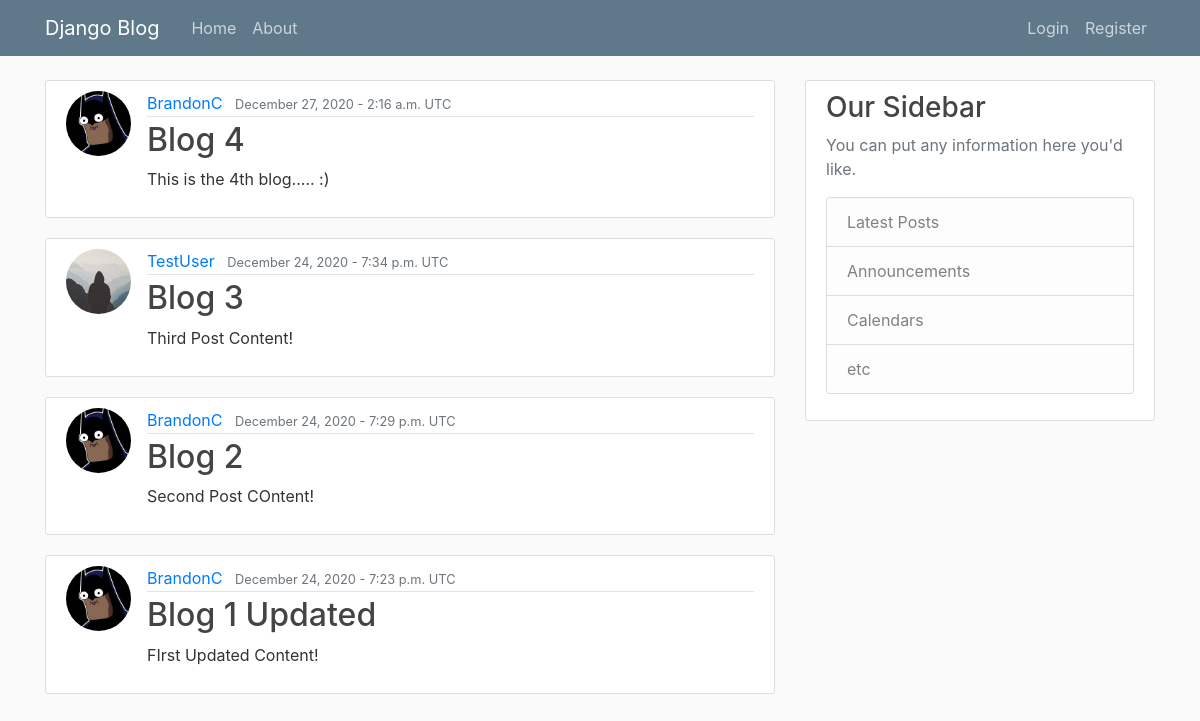
The app's page /, older data.
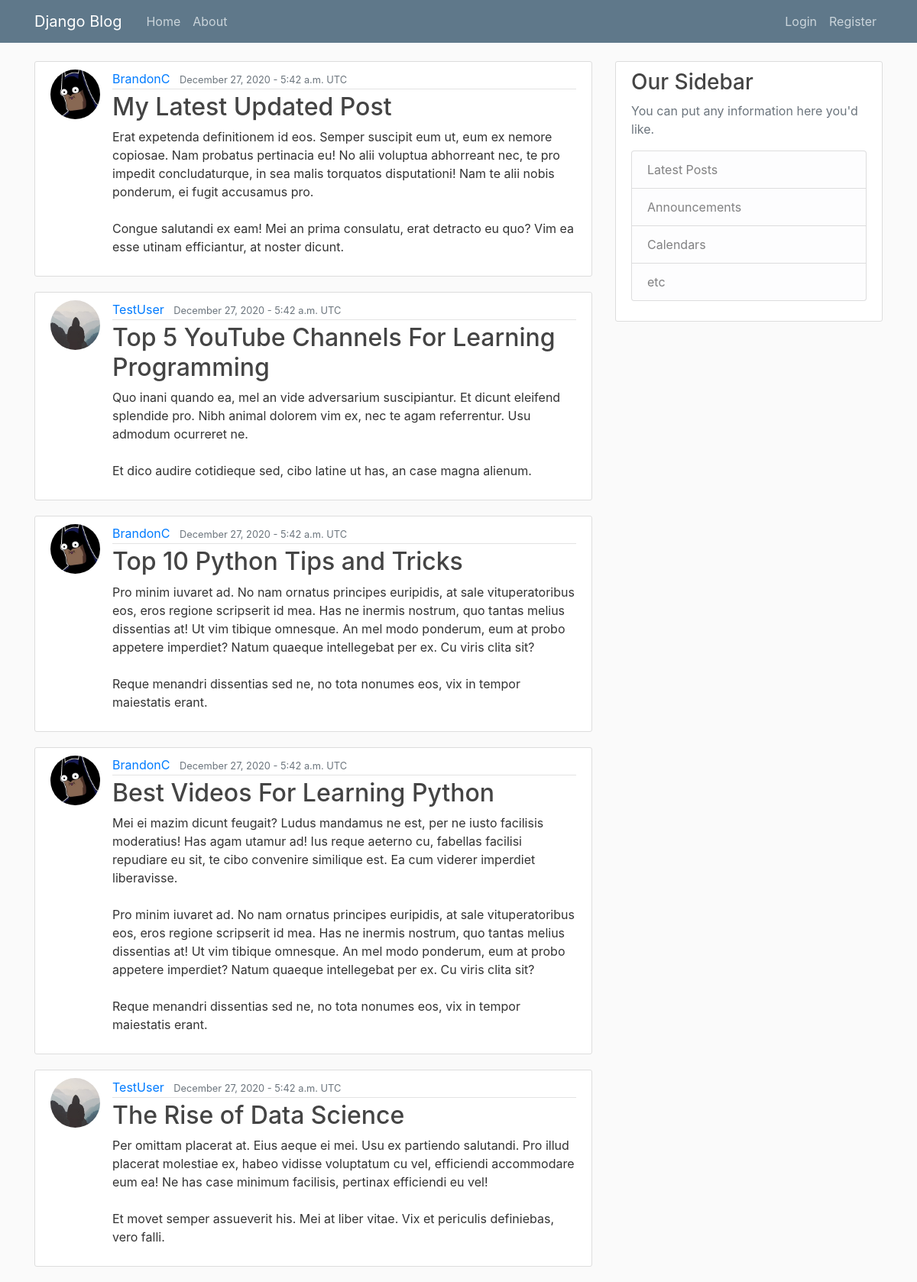
The same page, newer data.
### blog/models.py (models this page shows, shortened)
class Post(models.Model):
    title = models.CharField(max_length=100)
    content = models.TextField()
    date_posted = models.DateTimeField(default=timezone.now)
    author = models.ForeignKey(User, on_delete=models.CASCADE)

### users/models.py (models this page shows, shortened)
class Profile(models.Model):
    user = models.OneToOneField(User, on_delete=models.CASCADE)
    image = models.ImageField(default='default.jpg', upload_to='profile_pics')

### blog/views.py (the view)
# urls.py: path('', PostListView.as_view(), name='blog-home'),
class PostListView(ListView):
    model = Post
    template_name = 'blog/home.html' # <app>/<model>_<viewtype>.html
    context_object_name = 'posts'
    ordering = ['-date_posted']
    paginate_by = 5

### blog/templates/blog/home.html
{% extends "blog/base.html" %}
{% block content %}
    {% for post in posts %}
    <article class="media content-section">
      <img class="rounded-circle article-img" src="{{ post.author.profile.image.url }}">
      <div class="media-body">
        <div class="article-metadata">
          <a class="mr-2" href="#">{{ post.author }}</a>
          <small class="text-muted">{{ post.date_posted|date:"F d, Y - P T" }}</small>
        </div>
        <h2><a class="article-title" href="{% url 'post-detail' post.id %}">{{ post.title }}</a></h2>
        <p class="article-content">{{ post.content }}</p>
      </div>
    </article>
    {% endfor %}
{% endblock content %}

Row changes from the older to the newer data that the page shows:
no longer on this page (row unchanged): Post: author.profile.image (picture), author "BrandonC", date_posted "December 27, 2020 - 2:16 a.m. UTC", title "Blog 4", content "This is the 4th blog..... :)"
no longer on this page (row unchanged): Post: author.profile.image (placeholder picture), author "TestUser", date_posted "December 24, 2020 - 7:34 p.m. UTC", title "Blog 3", content "Third Post Content!"
no longer on this page (row unchanged): Post: author.profile.image (picture), author "BrandonC", date_posted "December 24, 2020 - 7:29 p.m. UTC", title "Blog 2", content "Second Post COntent!"
no longer on this page (row unchanged): Post: author.profile.image (picture), author "BrandonC", date_posted "December 24, 2020 - 7:23 p.m. UTC", title "Blog 1 Updated", content "FIrst Updated Content!"
added Post: author.profile.image (picture), author "BrandonC", date_posted "December 27, 2020 - 5:42 a.m. UTC", title "My Latest Updated Post", content "Erat expetenda definitionem id eos. Semper suscipit eum ut, eum ex nemore copiosae. Nam probatus pertinacia eu! No alii voluptua abhorreant nec, te pro impedit concludaturque, in sea malis torquatos disputationi! Nam te alii nobis ponderum, ei fugit accusamus pro. Congue salutandi ex eam! Mei an prima consulatu, erat detracto eu quo? Vim ea esse utinam efficiantur, at noster dicunt."
added Post: author.profile.image (placeholder picture), author "TestUser", date_posted "December 27, 2020 - 5:42 a.m. UTC", title "Top 5 YouTube Channels For Learning Programming", content "Quo inani quando ea, mel an vide adversarium suscipiantur. Et dicunt eleifend splendide pro. Nibh animal dolorem vim ex, nec te agam referrentur. Usu admodum ocurreret ne. Et dico audire cotidieque sed, cibo latine ut has, an case magna alienum."
added Post: author.profile.image (picture), author "BrandonC", date_posted "December 27, 2020 - 5:42 a.m. UTC", title "Top 10 Python Tips and Tricks", content "Pro minim iuvaret ad. No nam ornatus principes euripidis, at sale vituperatoribus eos, eros regione scripserit id mea. Has ne inermis nostrum, quo tantas melius dissentias at! Ut vim tibique omnesque. An mel modo ponderum, eum at probo appetere imperdiet? Natum quaeque intellegebat per ex. Cu viris clita sit? Reque menandri dissentias sed ne, no tota nonumes eos, vix in tempor maiestatis erant."
added Post: author.profile.image (picture), author "BrandonC", date_posted "December 27, 2020 - 5:42 a.m. UTC", title "Best Videos For Learning Python", content "Mei ei mazim dicunt feugait? Ludus mandamus ne est, per ne iusto facilisis moderatius! Has agam utamur ad! Ius reque aeterno cu, fabellas facilisi repudiare eu sit, te cibo convenire similique est. Ea cum viderer imperdiet liberavisse. Pro minim iuvaret ad. No nam ornatus principes euripidis, at sale vituperatoribus eos, eros regione scripserit id mea. Has ne inermis nostrum, quo tantas melius dissentias at! Ut vim tibique omnesque. An mel modo ponderum, eum at probo appetere imperdiet? Natum quaeque intellegebat per ex. Cu viris clita sit? Reque menandri dissentias sed ne, no tota nonumes eos, vix in tempor maiestatis erant."
added Post: author.profile.image (placeholder picture), author "TestUser", date_posted "December 27, 2020 - 5:42 a.m. UTC", title "The Rise of Data Science", content "Per omittam placerat at. Eius aeque ei mei. Usu ex partiendo salutandi. Pro illud placerat molestiae ex, habeo vidisse voluptatum cu vel, efficiendi accommodare eum ea! Ne has case minimum facilisis, pertinax efficiendi eu vel! Et movet semper assueverit his. Mei at liber vitae. Vix et periculis definiebas, vero falli."
